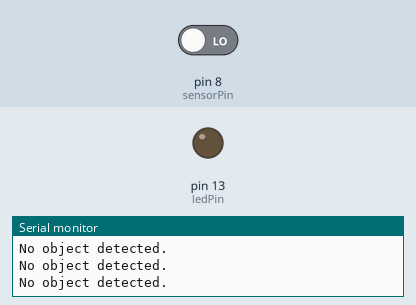
Recording of a sketch running on a simulated Arduino Uno, built with avr-gcc and run on an emulated ATmega328P. Shown: output pins drawn as LEDs (lit = HIGH), the last lines printed to the serial monitor. The test bench sets the inputs (shaded band); at power-on: pin 8 (sensorPin) LOW.

Above: at 1.2 s.
1.3 s: pin 8 (sensorPin) driven HIGH
At 2.1 s:
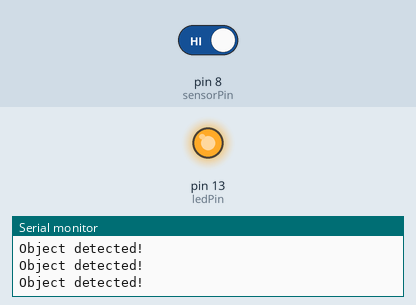
2.8 s: pin 8 (sensorPin) driven LOW
At 3.3 s:
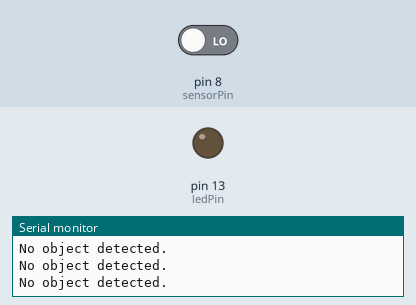
Timing chart, 0 to 5.8 s (numbered marks = the images above; inputs shaded):
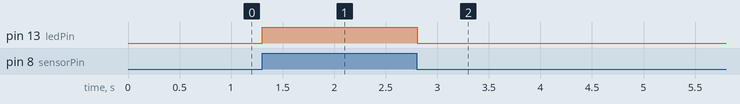

The sketch:

Lab51_IR.ino
```cpp
/* 5.1 */
//https://app.cirkitdesigner.com/project/313885c5-8e1c-464f-b524-7330f45c480b

const int sensorPin = 8;  // Pin connected to the sensor's OUT pin

const int ledPin = 13;    // Pin connected to the onboard LED

void setup() {
  pinMode(sensorPin, INPUT);  // Set the sensor pin as input
  pinMode(ledPin, OUTPUT);    // Set the LED pin as output
  Serial.begin(9600);         // Initialize serial communication for debugging
}

void loop() {
  int sensorValue = digitalRead(sensorPin);  // Read the sensor's output

  if (sensorValue == HIGH) {
    // Object detected
    digitalWrite(ledPin, HIGH);  // Turn on the LED
    Serial.println("Object detected!");
  } else {
    // No object detected
    digitalWrite(ledPin, LOW);   // Turn off the LED
    Serial.println("No object detected.");
  }

  delay(100);  // Small delay for stability
}
```

Measured:
- after the input at 1.3 s, pin 13 (ledPin): LOW → HIGH at once
- after the input at 2.8 s, pin 13 (ledPin): HIGH → LOW at once
